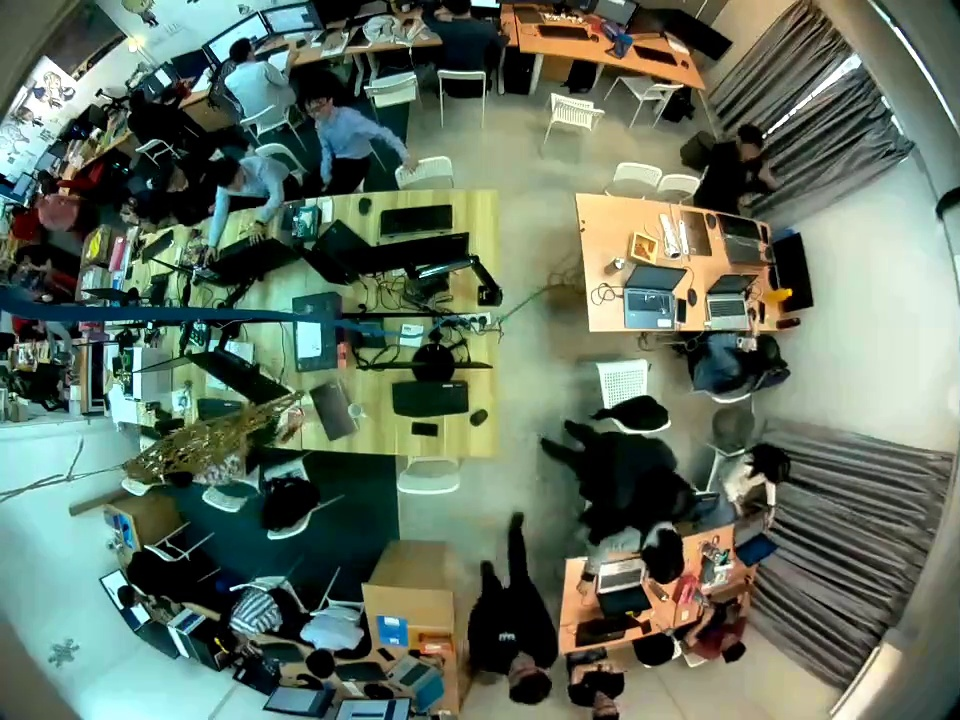
#> input picture dataset/images/val/frame_1160.jpg, 960 x 720 px, found by its file name; its folder holds 4 pictures in this run
$ python resize_imgs.py
#> lines starting #> are read from the running program, lines starting #| are printed output that depends on the picture
import cv2
import os

def resize_images_in_place(folder, size=(640, 640)):
#> called with folder = 'dataset\\imgs\\val', size = (640, 640)
    for filename in os.listdir(folder):
        if filename.lower().endswith(('.jpg', '.jpeg', '.png', '.bmp', '.tiff')):
            path = os.path.join(folder, filename)

            # Read the image
            img = cv2.imread(path)
#> img is the input picture: shape (720, 960, 3); mean B, G, R 96.5, 112, 97.6
            if img is None:
                print(f"Failed to load image: {path}")
                continue

            # Resize
            resized_img = cv2.resize(img, size)
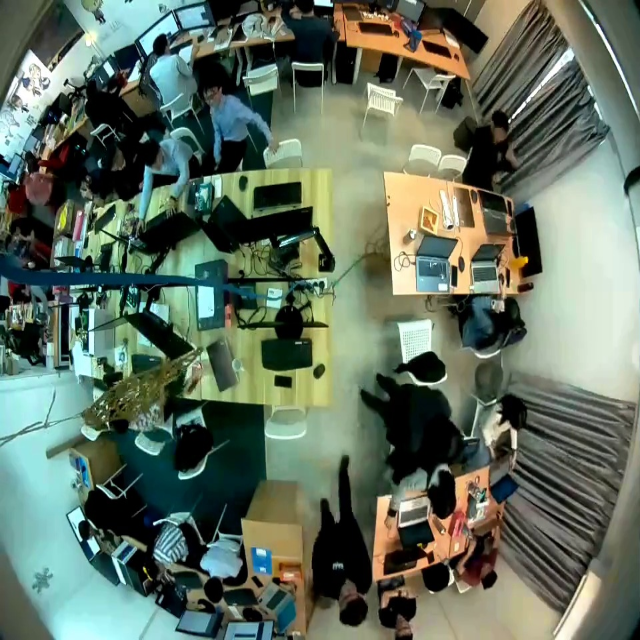
#> resized_img: shape (640, 640, 3); mean B, G, R 96.4, 111.9, 97.5

            # Overwrite the original image
            cv2.imwrite(path, resized_img)
            print(f"Resized: {path}")
#> pass 2 of the loop in resize_images_in_place, `for filename in os.listdir(folder):`:
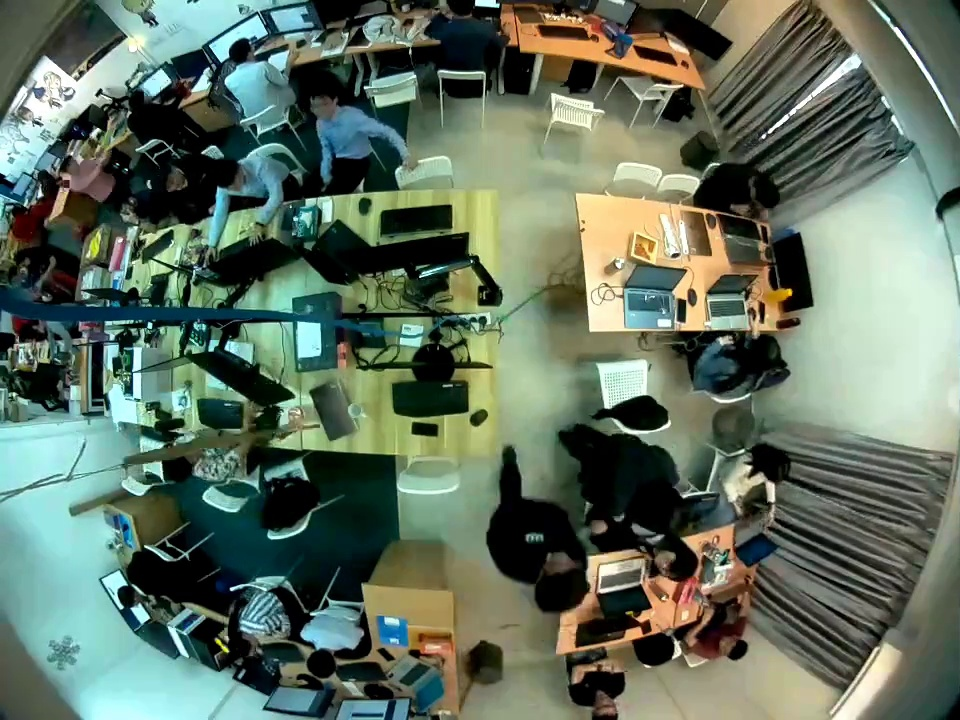
#> input picture dataset/images/val/frame_1165.jpg, 960 x 720 px, found by its file name
#> in resize_images_in_place, img is the input picture: shape (720, 960, 3); mean B, G, R 96.6, 112.4, 97
#> in resize_images_in_place, `resized_img = cv2.resize(img, size)`:
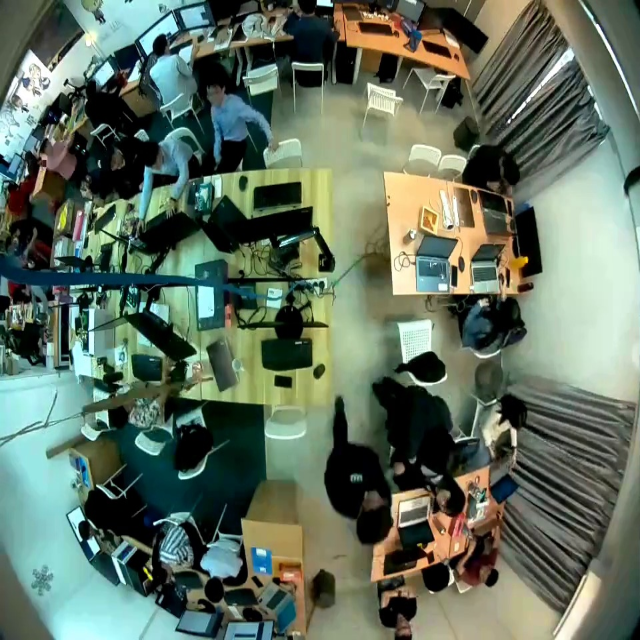
#> resized_img: shape (640, 640, 3); mean B, G, R 96.5, 112.4, 96.9
#> pass 3 of the loop in resize_images_in_place, `for filename in os.listdir(folder):`:
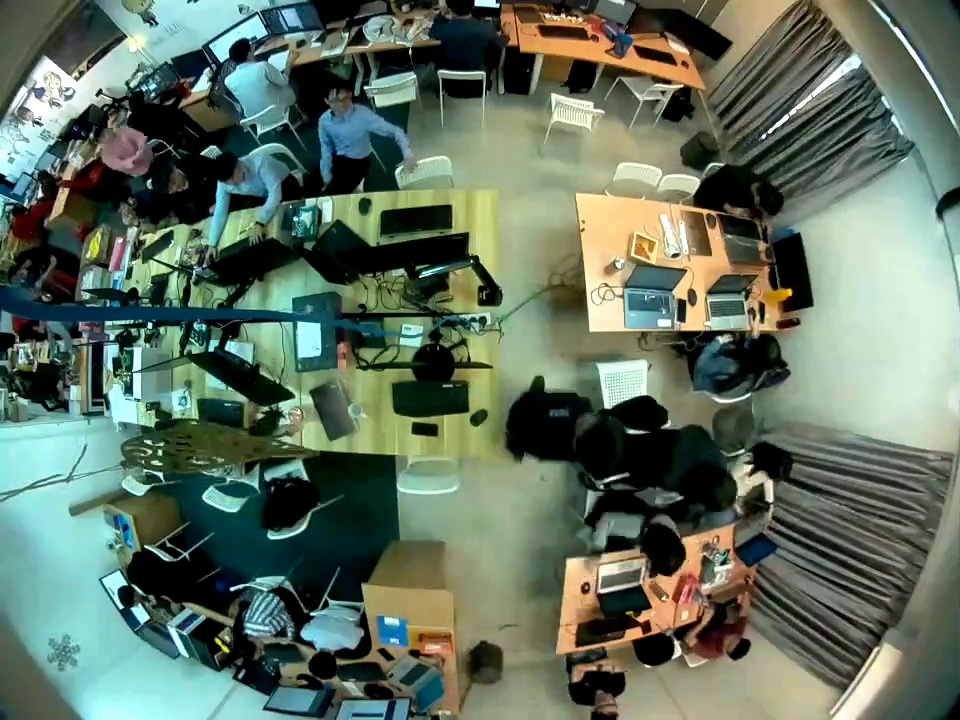
#> input picture dataset/images/val/frame_1170.jpg, 960 x 720 px, found by its file name
#> in resize_images_in_place, img is the input picture: shape (720, 960, 3); mean B, G, R 96.7, 112.8, 96.5
#> in resize_images_in_place, `resized_img = cv2.resize(img, size)`:
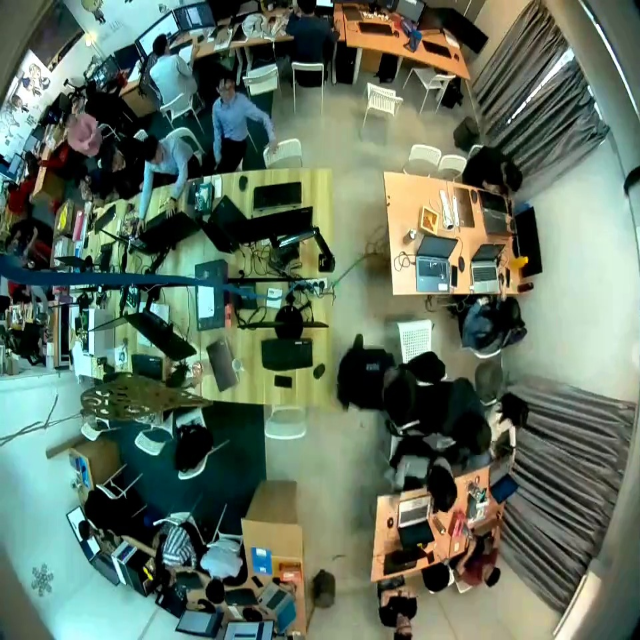
#> resized_img: shape (640, 640, 3); mean B, G, R 96.6, 112.7, 96.5
#> the loop made 4 passes; the first 3 are shown

if __name__ == "__main__":
    folder = r"dataset\imgs\val"
    resize_images_in_place(folder)
